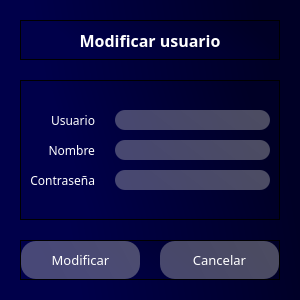
<?xml version="1.0" encoding="UTF-8"?>
<ui version="4.0">
 <class>Dialog</class>
 <widget class="QDialog" name="Dialog">
  <property name="geometry">
   <rect>
    <x>0</x>
    <y>0</y>
    <width>300</width>
    <height>300</height>
   </rect>
  </property>
  <property name="windowTitle">
   <string>Modificar usuario</string>
  </property>
  <property name="windowIcon">
   <iconset>
    <normaloff>../icons/book.png</normaloff>../icons/book.png</iconset>
  </property>
  <property name="modal">
   <bool>true</bool>
  </property>
  <layout class="QHBoxLayout" name="horizontalLayout">
   <property name="spacing">
    <number>1</number>
   </property>
   <property name="leftMargin">
    <number>0</number>
   </property>
   <property name="topMargin">
    <number>0</number>
   </property>
   <property name="rightMargin">
    <number>0</number>
   </property>
   <property name="bottomMargin">
    <number>0</number>
   </property>
   <item>
    <widget class="QWidget" name="widget" native="true">
     <property name="styleSheet">
      <string notr="true">background-color: qlineargradient(spread:pad, x1:1, y1:0.363, x2:0, y2:0.528864, stop:0.0696517 rgba(0, 0, 38, 255), stop:0.81592 rgba(0, 0, 74, 255));</string>
     </property>
     <layout class="QVBoxLayout" name="verticalLayout" stretch="2,7,1">
      <property name="spacing">
       <number>20</number>
      </property>
      <property name="leftMargin">
       <number>20</number>
      </property>
      <property name="topMargin">
       <number>20</number>
      </property>
      <property name="rightMargin">
       <number>20</number>
      </property>
      <property name="bottomMargin">
       <number>20</number>
      </property>
      <item>
       <widget class="QFrame" name="header">
        <property name="frameShape">
         <enum>QFrame::StyledPanel</enum>
        </property>
        <property name="frameShadow">
         <enum>QFrame::Raised</enum>
        </property>
        <layout class="QVBoxLayout" name="verticalLayout_3">
         <property name="spacing">
          <number>0</number>
         </property>
         <property name="leftMargin">
          <number>0</number>
         </property>
         <property name="topMargin">
          <number>0</number>
         </property>
         <property name="rightMargin">
          <number>0</number>
         </property>
         <property name="bottomMargin">
          <number>0</number>
         </property>
         <item>
          <widget class="QLabel" name="lblTitulo">
           <property name="font">
            <font>
             <family>Candara</family>
             <pointsize>12</pointsize>
             <weight>75</weight>
             <bold>true</bold>
            </font>
           </property>
           <property name="styleSheet">
            <string notr="true">color: rgb(255, 255, 255);
background-color: none;</string>
           </property>
           <property name="text">
            <string>Modificar usuario</string>
           </property>
           <property name="alignment">
            <set>Qt::AlignCenter</set>
           </property>
          </widget>
         </item>
        </layout>
       </widget>
      </item>
      <item>
       <widget class="QFrame" name="content">
        <property name="frameShape">
         <enum>QFrame::StyledPanel</enum>
        </property>
        <property name="frameShadow">
         <enum>QFrame::Raised</enum>
        </property>
        <layout class="QVBoxLayout" name="verticalLayout_2">
         <item>
          <layout class="QFormLayout" name="formLayout">
           <property name="labelAlignment">
            <set>Qt::AlignRight|Qt::AlignTrailing|Qt::AlignVCenter</set>
           </property>
           <property name="formAlignment">
            <set>Qt::AlignLeading|Qt::AlignLeft|Qt::AlignVCenter</set>
           </property>
           <property name="horizontalSpacing">
            <number>20</number>
           </property>
           <property name="verticalSpacing">
            <number>10</number>
           </property>
           <item row="0" column="0">
            <widget class="QLabel" name="lblUser">
             <property name="font">
              <font>
               <family>Candara</family>
               <pointsize>9</pointsize>
              </font>
             </property>
             <property name="styleSheet">
              <string notr="true">color: rgb(255, 255, 255);
background-color: none;</string>
             </property>
             <property name="text">
              <string>Usuario</string>
             </property>
             <property name="alignment">
              <set>Qt::AlignRight|Qt::AlignTrailing|Qt::AlignVCenter</set>
             </property>
            </widget>
           </item>
           <item row="1" column="0">
            <widget class="QLabel" name="lblNombre">
             <property name="font">
              <font>
               <family>Candara</family>
               <pointsize>9</pointsize>
              </font>
             </property>
             <property name="styleSheet">
              <string notr="true">color: rgb(255, 255, 255);
background-color: none;</string>
             </property>
             <property name="text">
              <string>Nombre</string>
             </property>
             <property name="alignment">
              <set>Qt::AlignRight|Qt::AlignTrailing|Qt::AlignVCenter</set>
             </property>
            </widget>
           </item>
           <item row="2" column="0">
            <widget class="QLabel" name="lblPass">
             <property name="font">
              <font>
               <family>Candara</family>
               <pointsize>9</pointsize>
              </font>
             </property>
             <property name="styleSheet">
              <string notr="true">color: rgb(255, 255, 255);
background-color: none;</string>
             </property>
             <property name="text">
              <string>Contraseña</string>
             </property>
             <property name="alignment">
              <set>Qt::AlignRight|Qt::AlignTrailing|Qt::AlignVCenter</set>
             </property>
            </widget>
           </item>
           <item row="0" column="1">
            <widget class="QLineEdit" name="txtUser">
             <property name="font">
              <font>
               <family>Candara</family>
               <pointsize>10</pointsize>
              </font>
             </property>
             <property name="styleSheet">
              <string notr="true">background-color: qlineargradient(spread:pad, x1:1, y1:0.363, x2:0, y2:0.528864, stop:0.0696517 rgba(184, 184, 184, 105), stop:0.81592 rgba(195, 195, 195, 94));

border-radius: 10px;
color: rgb(255, 255, 255);
padding-left: 10px;</string>
             </property>
            </widget>
           </item>
           <item row="1" column="1">
            <widget class="QLineEdit" name="txtNombre">
             <property name="font">
              <font>
               <family>Candara</family>
               <pointsize>10</pointsize>
              </font>
             </property>
             <property name="styleSheet">
              <string notr="true">background-color: qlineargradient(spread:pad, x1:1, y1:0.363, x2:0, y2:0.528864, stop:0.0696517 rgba(184, 184, 184, 105), stop:0.81592 rgba(195, 195, 195, 94));

border-radius: 10px;
color: rgb(255, 255, 255);
padding-left: 10px;</string>
             </property>
            </widget>
           </item>
           <item row="2" column="1">
            <widget class="QLineEdit" name="txtPass">
             <property name="font">
              <font>
               <family>Candara</family>
               <pointsize>10</pointsize>
              </font>
             </property>
             <property name="styleSheet">
              <string notr="true">background-color: qlineargradient(spread:pad, x1:1, y1:0.363, x2:0, y2:0.528864, stop:0.0696517 rgba(184, 184, 184, 105), stop:0.81592 rgba(195, 195, 195, 94));

border-radius: 10px;
color: rgb(255, 255, 255);
padding-left: 10px;</string>
             </property>
             <property name="echoMode">
              <enum>QLineEdit::Password</enum>
             </property>
            </widget>
           </item>
          </layout>
         </item>
        </layout>
       </widget>
      </item>
      <item>
       <widget class="QFrame" name="footer">
        <property name="frameShape">
         <enum>QFrame::StyledPanel</enum>
        </property>
        <property name="frameShadow">
         <enum>QFrame::Raised</enum>
        </property>
        <layout class="QHBoxLayout" name="horizontalLayout_3">
         <property name="spacing">
          <number>20</number>
         </property>
         <property name="leftMargin">
          <number>0</number>
         </property>
         <property name="topMargin">
          <number>0</number>
         </property>
         <property name="rightMargin">
          <number>0</number>
         </property>
         <property name="bottomMargin">
          <number>0</number>
         </property>
         <item>
          <widget class="QPushButton" name="btnModificar">
           <property name="font">
            <font>
             <family>Candara</family>
             <pointsize>10</pointsize>
            </font>
           </property>
           <property name="styleSheet">
            <string notr="true">QPushButton#btnModificar{
	background-color: qlineargradient(spread:pad, x1:1, y1:0.363, x2:0, y2:0.528864, stop:0.0696517 rgba(184, 184, 184, 105), stop:0.81592 rgba(195, 195, 195, 94));
	
	color: rgba(255, 255, 255);
	border-radius: 15px;
	padding: 10px;
}

QPushButton#btnModificar:hover{
	background-color: qlineargradient(spread:pad, x1:1, y1:0.363, x2:0, y2:0.528864, stop:0.0696517 rgba(150, 150, 150, 255), stop:0.81592 rgba(201, 201, 201, 255));
}

QPushButton#btnModificar:pressed{
	background-color: rgb(173, 173, 173);
}</string>
           </property>
           <property name="text">
            <string>Modificar</string>
           </property>
          </widget>
         </item>
         <item>
          <widget class="QPushButton" name="btnCancelar">
           <property name="font">
            <font>
             <family>Candara</family>
             <pointsize>10</pointsize>
            </font>
           </property>
           <property name="styleSheet">
            <string notr="true">QPushButton#btnCancelar{
	background-color: qlineargradient(spread:pad, x1:1, y1:0.363, x2:0, y2:0.528864, stop:0.0696517 rgba(184, 184, 184, 105), stop:0.81592 rgba(195, 195, 195, 94));
	
	color: rgba(255, 255, 255);
	border-radius: 15px;
	padding: 10px;
}

QPushButton#btnCancelar:hover{
	background-color: qlineargradient(spread:pad, x1:1, y1:0.363, x2:0, y2:0.528864, stop:0.0696517 rgba(150, 150, 150, 255), stop:0.81592 rgba(201, 201, 201, 255));
}

QPushButton#btnCancelar:pressed{
	background-color: rgb(173, 173, 173);
}</string>
           </property>
           <property name="text">
            <string>Cancelar</string>
           </property>
          </widget>
         </item>
        </layout>
       </widget>
      </item>
     </layout>
    </widget>
   </item>
  </layout>
 </widget>
 <resources/>
 <connections/>
</ui>
